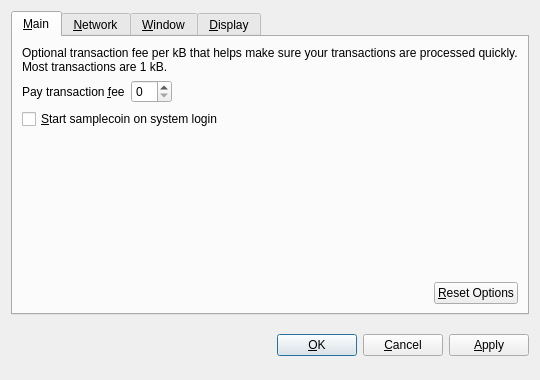
<?xml version="1.0" encoding="UTF-8"?>
<ui version="4.0">
 <class>OptionsDialog</class>
 <widget class="QDialog" name="OptionsDialog">
  <property name="geometry">
   <rect>
    <x>0</x>
    <y>0</y>
    <width>540</width>
    <height>380</height>
   </rect>
  </property>
  <property name="windowTitle">
   <string>Options</string>
  </property>
  <property name="modal">
   <bool>true</bool>
  </property>
  <layout class="QVBoxLayout" name="verticalLayout">
   <item>
    <widget class="QTabWidget" name="tabWidget">
     <property name="tabPosition">
      <enum>QTabWidget::North</enum>
     </property>
     <property name="currentIndex">
      <number>0</number>
     </property>
     <widget class="QWidget" name="tabMain">
      <attribute name="title">
       <string>&amp;Main</string>
      </attribute>
      <layout class="QVBoxLayout" name="verticalLayout_Main">
       <item>
        <widget class="QLabel" name="transactionFeeInfoLabel">
         <property name="text">
          <string>Optional transaction fee per kB that helps make sure your transactions are processed quickly. Most transactions are 1 kB.</string>
         </property>
         <property name="textFormat">
          <enum>Qt::PlainText</enum>
         </property>
         <property name="wordWrap">
          <bool>true</bool>
         </property>
        </widget>
       </item>
       <item>
        <layout class="QHBoxLayout" name="horizontalLayout_1_Main">
         <item>
          <widget class="QLabel" name="transactionFeeLabel">
           <property name="text">
            <string>Pay transaction &amp;fee</string>
           </property>
           <property name="textFormat">
            <enum>Qt::PlainText</enum>
           </property>
           <property name="buddy">
            <cstring>transactionFee</cstring>
           </property>
          </widget>
         </item>
         <item>
          <widget class="BitcoinAmountField" name="transactionFee"/>
         </item>
         <item>
          <spacer name="horizontalSpacer_1_Main">
           <property name="orientation">
            <enum>Qt::Horizontal</enum>
           </property>
           <property name="sizeHint" stdset="0">
            <size>
             <width>40</width>
             <height>20</height>
            </size>
           </property>
          </spacer>
         </item>
        </layout>
       </item>
       <item>
        <widget class="QCheckBox" name="bitcoinAtStartup">
         <property name="toolTip">
          <string>Automatically start samplecoin after logging in to the system.</string>
         </property>
         <property name="text">
          <string>&amp;Start samplecoin on system login</string>
         </property>
        </widget>
       </item>
       <item>
        <spacer name="verticalSpacer_Main">
         <property name="orientation">
          <enum>Qt::Vertical</enum>
         </property>
         <property name="sizeHint" stdset="0">
          <size>
           <width>20</width>
           <height>40</height>
          </size>
         </property>
        </spacer>
       </item>
       <item>
        <layout class="QHBoxLayout" name="horizontalLayout_2_Main">
         <item>
          <spacer name="horizontalSpacer_2_Main">
           <property name="orientation">
            <enum>Qt::Horizontal</enum>
           </property>
           <property name="sizeHint" stdset="0">
            <size>
             <width>40</width>
             <height>20</height>
            </size>
           </property>
          </spacer>
         </item>
         <item>
          <widget class="QPushButton" name="resetButton">
           <property name="toolTip">
            <string>Reset all client options to default.</string>
           </property>
           <property name="text">
            <string>&amp;Reset Options</string>
           </property>
           <property name="autoDefault">
            <bool>false</bool>
           </property>
          </widget>
         </item>
        </layout>
       </item>
      </layout>
     </widget>
     <widget class="QWidget" name="tabNetwork">
      <attribute name="title">
       <string>&amp;Network</string>
      </attribute>
      <layout class="QVBoxLayout" name="verticalLayout_Network">
       <item>
        <widget class="QCheckBox" name="mapPortUpnp">
         <property name="toolTip">
          <string>Automatically open the samplecoin client port on the router. This only works when your router supports UPnP and it is enabled.</string>
         </property>
         <property name="text">
          <string>Map port using &amp;UPnP</string>
         </property>
        </widget>
       </item>
       <item>
        <widget class="QCheckBox" name="connectSocks">
         <property name="toolTip">
          <string>Connect to the samplecoin network through a SOCKS proxy (e.g. when connecting through Tor).</string>
         </property>
         <property name="text">
          <string>&amp;Connect through SOCKS proxy:</string>
         </property>
        </widget>
       </item>
       <item>
        <layout class="QHBoxLayout" name="horizontalLayout_Network">
         <item>
          <widget class="QLabel" name="proxyIpLabel">
           <property name="text">
            <string>Proxy &amp;IP:</string>
           </property>
           <property name="textFormat">
            <enum>Qt::PlainText</enum>
           </property>
           <property name="buddy">
            <cstring>proxyIp</cstring>
           </property>
          </widget>
         </item>
         <item>
          <widget class="QValidatedLineEdit" name="proxyIp">
           <property name="maximumSize">
            <size>
             <width>140</width>
             <height>16777215</height>
            </size>
           </property>
           <property name="toolTip">
            <string>IP address of the proxy (e.g. 127.0.0.1)</string>
           </property>
          </widget>
         </item>
         <item>
          <widget class="QLabel" name="proxyPortLabel">
           <property name="text">
            <string>&amp;Port:</string>
           </property>
           <property name="textFormat">
            <enum>Qt::PlainText</enum>
           </property>
           <property name="buddy">
            <cstring>proxyPort</cstring>
           </property>
          </widget>
         </item>
         <item>
          <widget class="QLineEdit" name="proxyPort">
           <property name="maximumSize">
            <size>
             <width>55</width>
             <height>16777215</height>
            </size>
           </property>
           <property name="toolTip">
            <string>Port of the proxy (e.g. 9050)</string>
           </property>
          </widget>
         </item>
         <item>
          <widget class="QLabel" name="socksVersionLabel">
           <property name="text">
            <string>SOCKS &amp;Version:</string>
           </property>
           <property name="textFormat">
            <enum>Qt::PlainText</enum>
           </property>
           <property name="buddy">
            <cstring>socksVersion</cstring>
           </property>
          </widget>
         </item>
         <item>
          <widget class="QValueComboBox" name="socksVersion">
           <property name="toolTip">
            <string>SOCKS version of the proxy (e.g. 5)</string>
           </property>
          </widget>
         </item>
         <item>
          <spacer name="horizontalSpacer_Network">
           <property name="orientation">
            <enum>Qt::Horizontal</enum>
           </property>
           <property name="sizeHint" stdset="0">
            <size>
             <width>40</width>
             <height>20</height>
            </size>
           </property>
          </spacer>
         </item>
        </layout>
       </item>
       <item>
        <spacer name="verticalSpacer_Network">
         <property name="orientation">
          <enum>Qt::Vertical</enum>
         </property>
         <property name="sizeHint" stdset="0">
          <size>
           <width>20</width>
           <height>40</height>
          </size>
         </property>
        </spacer>
       </item>
      </layout>
     </widget>
     <widget class="QWidget" name="tabWindow">
      <attribute name="title">
       <string>&amp;Window</string>
      </attribute>
      <layout class="QVBoxLayout" name="verticalLayout_Window">
       <item>
        <widget class="QCheckBox" name="minimizeToTray">
         <property name="toolTip">
          <string>Show only a tray icon after minimizing the window.</string>
         </property>
         <property name="text">
          <string>&amp;Minimize to the tray instead of the taskbar</string>
         </property>
        </widget>
       </item>
       <item>
        <widget class="QCheckBox" name="minimizeOnClose">
         <property name="toolTip">
          <string>Minimize instead of exit the application when the window is closed. When this option is enabled, the application will be closed only after selecting Quit in the menu.</string>
         </property>
         <property name="text">
          <string>M&amp;inimize on close</string>
         </property>
        </widget>
       </item>
       <item>
        <spacer name="verticalSpacer_Window">
         <property name="orientation">
          <enum>Qt::Vertical</enum>
         </property>
         <property name="sizeHint" stdset="0">
          <size>
           <width>20</width>
           <height>40</height>
          </size>
         </property>
        </spacer>
       </item>
      </layout>
     </widget>
     <widget class="QWidget" name="tabDisplay">
      <attribute name="title">
       <string>&amp;Display</string>
      </attribute>
      <layout class="QVBoxLayout" name="verticalLayout_Display">
       <item>
        <layout class="QHBoxLayout" name="horizontalLayout_1_Display">
         <item>
          <widget class="QLabel" name="langLabel">
           <property name="text">
            <string>User Interface &amp;language:</string>
           </property>
           <property name="textFormat">
            <enum>Qt::PlainText</enum>
           </property>
           <property name="buddy">
            <cstring>lang</cstring>
           </property>
          </widget>
         </item>
         <item>
          <widget class="QValueComboBox" name="lang">
           <property name="toolTip">
            <string>The user interface language can be set here. This setting will take effect after restarting samplecoin.</string>
           </property>
          </widget>
         </item>
        </layout>
       </item>
       <item>
        <layout class="QHBoxLayout" name="horizontalLayout_2_Display">
         <item>
          <widget class="QLabel" name="unitLabel">
           <property name="text">
            <string>&amp;Unit to show amounts in:</string>
           </property>
           <property name="textFormat">
            <enum>Qt::PlainText</enum>
           </property>
           <property name="buddy">
            <cstring>unit</cstring>
           </property>
          </widget>
         </item>
         <item>
          <widget class="QValueComboBox" name="unit">
           <property name="toolTip">
            <string>Choose the default subdivision unit to show in the interface and when sending coins.</string>
           </property>
          </widget>
         </item>
        </layout>
       </item>
       <item>
        <widget class="QCheckBox" name="displayAddresses">
         <property name="toolTip">
          <string>Whether to show samplecoin addresses in the transaction list or not.</string>
         </property>
         <property name="text">
          <string>&amp;Display addresses in transaction list</string>
         </property>
        </widget>
       </item>
       <item>
        <widget class="QCheckBox" name="coinControlFeatures">
         <property name="toolTip">
          <string>Whether to show coin control features or not.</string>
         </property>
         <property name="text">
          <string>Display coin &amp;control features (experts only!)</string>
         </property>
        </widget>
       </item>
       <item>
        <spacer name="verticalSpacer_Display">
         <property name="orientation">
          <enum>Qt::Vertical</enum>
         </property>
         <property name="sizeHint" stdset="0">
          <size>
           <width>20</width>
           <height>40</height>
          </size>
         </property>
        </spacer>
       </item>
      </layout>
     </widget>
    </widget>
   </item>
   <item>
    <layout class="QHBoxLayout" name="horizontalLayout_Buttons">
     <item>
      <spacer name="horizontalSpacer_1">
       <property name="orientation">
        <enum>Qt::Horizontal</enum>
       </property>
       <property name="sizeHint" stdset="0">
        <size>
         <width>40</width>
         <height>48</height>
        </size>
       </property>
      </spacer>
     </item>
     <item>
      <widget class="QLabel" name="statusLabel">
       <property name="font">
        <font>
         <weight>75</weight>
         <bold>true</bold>
        </font>
       </property>
       <property name="text">
        <string/>
       </property>
       <property name="textFormat">
        <enum>Qt::PlainText</enum>
       </property>
       <property name="wordWrap">
        <bool>true</bool>
       </property>
      </widget>
     </item>
     <item>
      <spacer name="horizontalSpacer_2">
       <property name="orientation">
        <enum>Qt::Horizontal</enum>
       </property>
       <property name="sizeHint" stdset="0">
        <size>
         <width>40</width>
         <height>48</height>
        </size>
       </property>
      </spacer>
     </item>
     <item>
      <widget class="QPushButton" name="okButton">
       <property name="text">
        <string>&amp;OK</string>
       </property>
      </widget>
     </item>
     <item>
      <widget class="QPushButton" name="cancelButton">
       <property name="text">
        <string>&amp;Cancel</string>
       </property>
       <property name="autoDefault">
        <bool>false</bool>
       </property>
      </widget>
     </item>
     <item>
      <widget class="QPushButton" name="applyButton">
       <property name="text">
        <string>&amp;Apply</string>
       </property>
       <property name="autoDefault">
        <bool>false</bool>
       </property>
      </widget>
     </item>
    </layout>
   </item>
  </layout>
 </widget>
 <customwidgets>
  <customwidget>
   <class>BitcoinAmountField</class>
   <extends>QSpinBox</extends>
   <header>bitcoinamountfield.h</header>
  </customwidget>
  <customwidget>
   <class>QValueComboBox</class>
   <extends>QComboBox</extends>
   <header>qvaluecombobox.h</header>
  </customwidget>
  <customwidget>
   <class>QValidatedLineEdit</class>
   <extends>QLineEdit</extends>
   <header>qvalidatedlineedit.h</header>
  </customwidget>
 </customwidgets>
 <resources/>
 <connections/>
</ui>
